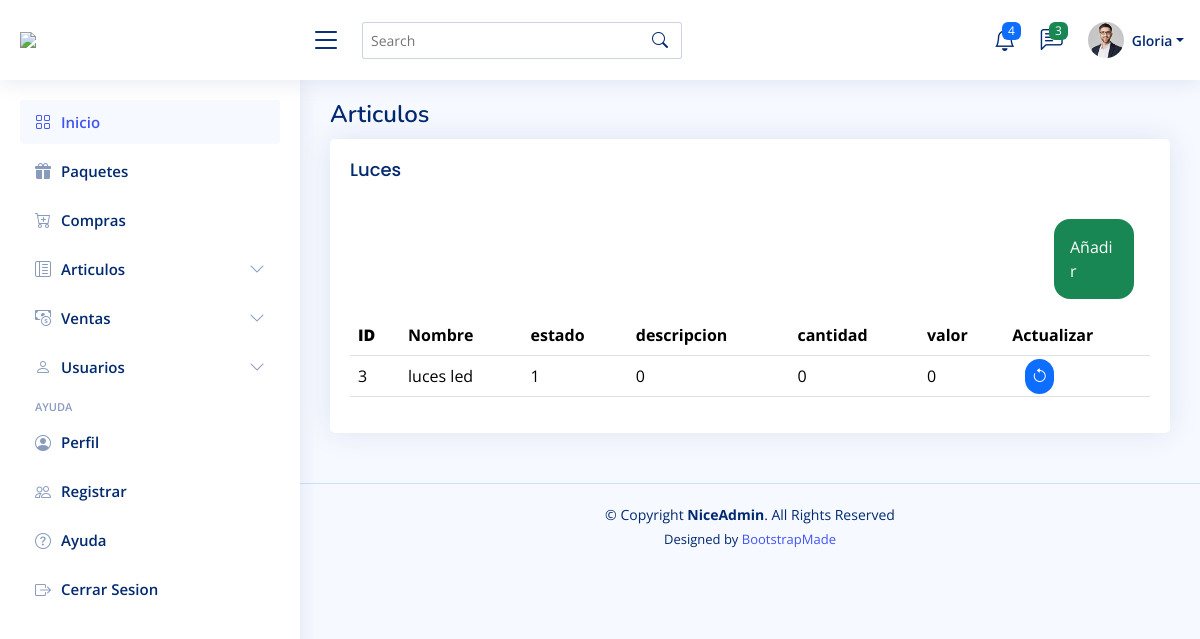
Page /model/administrador/pages/luces.php (signed in) on the earlier database version.
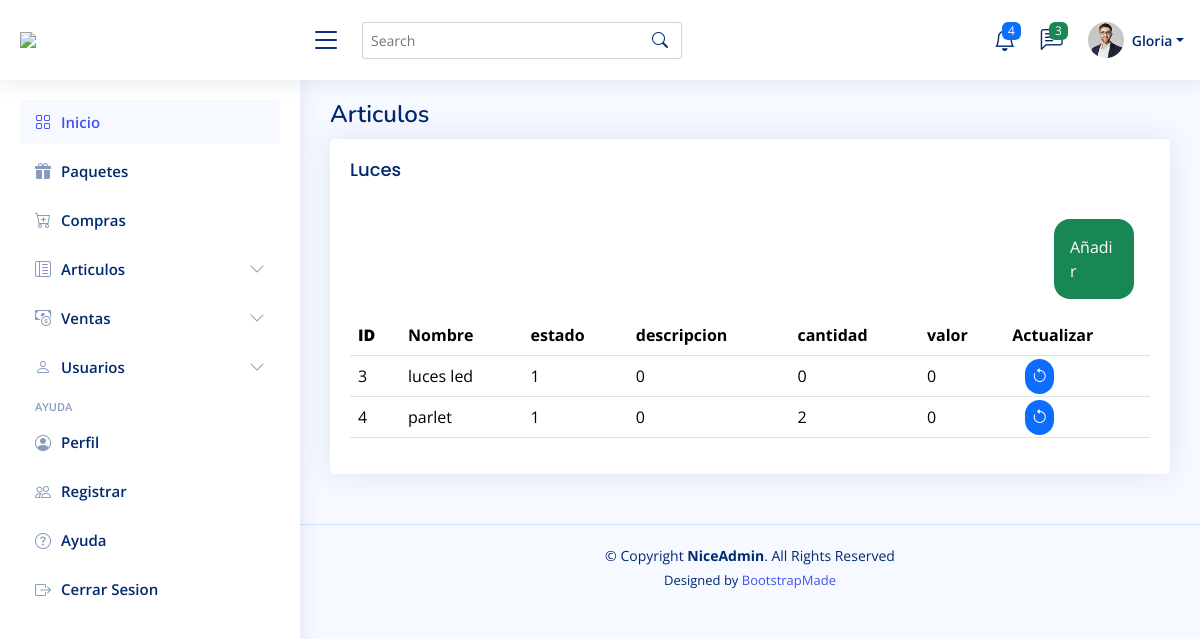
Same page on the later database version.
### tables this page shows
CREATE TABLE `articulos` (
  `id_articulo` int(11) NOT NULL,
  `nombre_A` varchar(40) NOT NULL,
  `id_tipo_art` int(11) NOT NULL,
  `id_estado` int(11) NOT NULL,
  `descripcion` int(11) NOT NULL,
  `cantidad` int(11) NOT NULL,
  `valor` bigint(20) NOT NULL
);

### model/administrador/pages/luces.php (the view, shortened to what the changed rows need)
<?php
    $db = new DataBase();
    $con = $db -> conectar();
    ?>
<!DOCTYPE html>
<html lang="en">
<head>
  <link href="assets/vendor/bootstrap/css/bootstrap.min.css" rel="stylesheet">
  <link href="assets/vendor/bootstrap-icons/bootstrap-icons.css" rel="stylesheet">
  <link href="assets/vendor/boxicons/css/boxicons.min.css" rel="stylesheet">
  <link href="assets/vendor/quill/quill.snow.css" rel="stylesheet">
  <link href="assets/vendor/quill/quill.bubble.css" rel="stylesheet">
  <link href="assets/vendor/remixicon/remixicon.css" rel="stylesheet">
  <link href="assets/vendor/simple-datatables/style.css" rel="stylesheet">
    <link rel="stylesheet" href="../../../css/tablas.css">
  <link href="assets/css/style.css" rel="stylesheet">
</head>
<body>
  <main id="main" class="main">
    <div class="pagetitle">
      <h1>Articulos</h1>
    </div>
    <section class="section">
      <div class="row">
        <div class="col-lg-12">
          <div class="card">
            <div class="card-body">
              <table class="table datatable">
                <thead>
                  <tr>
                  <th><b>ID</b></th>
                    <th>Nombre</th>
                    <th>estado</th>
                    <th>descripcion</th>
                    <th>cantidad</th>
                    <th>valor</th>
                    <th>Actualizar</th>
                  </tr>
                </thead>
                <tbody>
                  <?php
                      $con_paquetes = $con->prepare("SELECT * FROM articulos WHERE id_tipo_art = 2");
                      $con_paquetes->execute();
                      $paquetes = $con_paquetes->fetchAll(PDO::FETCH_ASSOC);
                      foreach ($paquetes as $fila) {
                        $id_articulo = $fila['id_articulo'];
                        $nombre_A = $fila['nombre_A'];
                        $id_estado = $fila['id_estado'];
                        $descripcion = $fila['descripcion'];
                        $cantidad = $fila['cantidad'];
                        $valor = $fila['valor'];
                    ?>
                  <tr>
                    <td><?php echo $id_articulo?></td>
                    <td><?php echo $nombre_A?></td>
                    <td><?php echo $id_estado?></td>
                    <td><?php echo $descripcion?></td>
                    <td><?php echo $cantidad?></td>
                    <td><?php echo $valor?></td>
                    <td><a href="" class="boton" onclick="window.open
                    ('../actualizar y eliminar/paquetes.php?id=<?php echo $id ?>','','width= 600,height=500, toolbar=NO');void(null);"><i class="bi bi-arrow-counterclockwise"></i></a></td>
                  </tr>
                    <?php
                      }
                    ?>
                </tbody>
              </table>
            </div>
          </div>
        </div>
      </div>
    </section>
  </main>
</body>
</html>

Differences in the rows shown:
now on this page (row edited): articulos: id_articulo "4", nombre_A "parlet", id_estado "1", descripcion "0", cantidad "2", valor "0"
